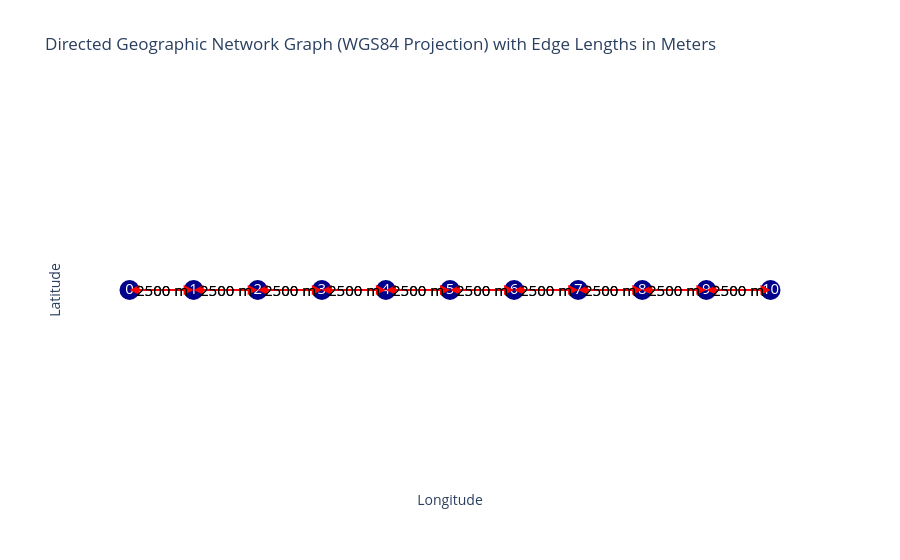

Notebook code cell kept with this figure:
### Code cell
plot_graph(graph)

### Figure 1 — Plotly figure (JSON) as saved in the notebook; plotly's stock layout.template omitted (floating-point values rounded to 4 significant figures)
{"data": [{"hoverinfo": "none", "line": {"color": "red", "width": 2}, "mode": "lines", "type": "scatter", "x": [0, 0.02246], "y": [0, 0]}, {"hoverinfo": "none", "line": {"color": "red", "width": 2}, "mode": "lines", "type": "scatter", "x": [0.02246, 0], "y": [0, 0]}, {"hoverinfo": "none", "line": {"color": "red", "width": 2}, "mode": "lines", "type": "scatter", "x": [0.02246, 0.04492], "y": [0, 0]}, {"hoverinfo": "none", "line": {"color": "red", "width": 2}, "mode": "lines", "type": "scatter", "x": [0.04492, 0.02246], "y": [0, 0]}, {"hoverinfo": "none", "line": {"color": "red", "width": 2}, "mode": "lines", "type": "scatter", "x": [0.04492, 0.06737], "y": [0, 0]}, {"hoverinfo": "none", "line": {"color": "red", "width": 2}, "mode": "lines", "type": "scatter", "x": [0.06737, 0.04492], "y": [0, 0]}, {"hoverinfo": "none", "line": {"color": "red", "width": 2}, "mode": "lines", "type": "scatter", "x": [0.06737, 0.08983], "y": [0, 0]}, {"hoverinfo": "none", "line": {"color": "red", "width": 2}, "mode": "lines", "type": "scatter", "x": [0.08983, 0.06737], "y": [0, 0]}, {"hoverinfo": "none", "line": {"color": "red", "width": 2}, "mode": "lines", "type": "scatter", "x": [0.08983, 0.1123], "y": [0, 0]}, {"hoverinfo": "none", "line": {"color": "red", "width": 2}, "mode": "lines", "type": "scatter", "x": [0.1123, 0.08983], "y": [0, 0]}, {"hoverinfo": "none", "line": {"color": "red", "width": 2}, "mode": "lines", "type": "scatter", "x": [0.1123, 0.1347], "y": [0, 0]}, {"hoverinfo": "none", "line": {"color": "red", "width": 2}, "mode": "lines", "type": "scatter", "x": [0.1347, 0.1123], "y": [0, 0]}, {"hoverinfo": "none", "line": {"color": "red", "width": 2}, "mode": "lines", "type": "scatter", "x": [0.1347, 0.1572], "y": [0, 0]}, {"hoverinfo": "none", "line": {"color": "red", "width": 2}, "mode": "lines", "type": "scatter", "x": [0.1572, 0.1347], "y": [0, 0]}, {"hoverinfo": "none", "line": {"color": "red", "width": 2}, "mode": "lines", "type": "scatter", "x": [0.1572, 0.1797], "y": [0, 0]}, {"hoverinfo": "none", "line": {"color": "red", "width": 2}, "mode": "lines", "type": "scatter", "x": [0.1797, 0.1572], "y": [0, 0]}, {"hoverinfo": "none", "line": {"color": "red", "width": 2}, "mode": "lines", "type": "scatter", "x": [0.1797, 0.2021], "y": [0, 0]}, {"hoverinfo": "none", "line": {"color": "red", "width": 2}, "mode": "lines", "type": "scatter", "x": [0.2021, 0.1797], "y": [0, 0]}, {"hoverinfo": "none", "line": {"color": "red", "width": 2}, "mode": "lines", "type": "scatter", "x": [0.2021, 0.2246], "y": [0, 0]}, {"hoverinfo": "none", "line": {"color": "red", "width": 2}, "mode": "lines", "type": "scatter", "x": [0.2246, 0.2021], "y": [0, 0]}, {"hoverinfo": "text", "marker": {"color": "darkblue", "size": 20}, "mode": "markers+text", "text": ["0", "1", "2", "3", "4", "5", "6", "7", "8", "9", "10"], "textfont": {"color": "white", "size": 15}, "textposition": "middle center", "type": "scatter", "x": [0, 0.02246, 0.04492, 0.06737, 0.08983, 0.1123, 0.1347, 0.1572, 0.1797, 0.2021, 0.2246], "y": [0, 0, 0, 0, 0, 0, 0, 0, 0, 0, 0]}], "layout": {"annotations": [{"arrowcolor": "red", "arrowhead": 2, "arrowsize": 2, "arrowwidth": 1, "ax": 0, "axref": "x", "ay": 0, "ayref": "y", "showarrow": true, "x": 0.02246, "xref": "x", "y": 0, "yref": "y"}, {"arrowcolor": "red", "arrowhead": 2, "arrowsize": 2, "arrowwidth": 1, "ax": 0.02246, "axref": "x", "ay": 0, "ayref": "y", "showarrow": true, "x": 0, "xref": "x", "y": 0, "yref": "y"}, {"arrowcolor": "red", "arrowhead": 2, "arrowsize": 2, "arrowwidth": 1, "ax": 0.02246, "axref": "x", "ay": 0, "ayref": "y", "showarrow": true, "x": 0.04492, "xref": "x", "y": 0, "yref": "y"}, {"arrowcolor": "red", "arrowhead": 2, "arrowsize": 2, "arrowwidth": 1, "ax": 0.04492, "axref": "x", "ay": 0, "ayref": "y", "showarrow": true, "x": 0.02246, "xref": "x", "y": 0, "yref": "y"}, {"arrowcolor": "red", "arrowhead": 2, "arrowsize": 2, "arrowwidth": 1, "ax": 0.04492, "axref": "x", "ay": 0, "ayref": "y", "showarrow": true, "x": 0.06737, "xref": "x", "y": 0, "yref": "y"}, {"arrowcolor": "red", "arrowhead": 2, "arrowsize": 2, "arrowwidth": 1, "ax": 0.06737, "axref": "x", "ay": 0, "ayref": "y", "showarrow": true, "x": 0.04492, "xref": "x", "y": 0, "yref": "y"}, {"arrowcolor": "red", "arrowhead": 2, "arrowsize": 2, "arrowwidth": 1, "ax": 0.06737, "axref": "x", "ay": 0, "ayref": "y", "showarrow": true, "x": 0.08983, "xref": "x", "y": 0, "yref": "y"}, {"arrowcolor": "red", "arrowhead": 2, "arrowsize": 2, "arrowwidth": 1, "ax": 0.08983, "axref": "x", "ay": 0, "ayref": "y", "showarrow": true, "x": 0.06737, "xref": "x", "y": 0, "yref": "y"}, {"arrowcolor": "red", "arrowhead": 2, "arrowsize": 2, "arrowwidth": 1, "ax": 0.08983, "axref": "x", "ay": 0, "ayref": "y", "showarrow": true, "x": 0.1123, "xref": "x", "y": 0, "yref": "y"}, {"arrowcolor": "red", "arrowhead": 2, "arrowsize": 2, "arrowwidth": 1, "ax": 0.1123, "axref": "x", "ay": 0, "ayref": "y", "showarrow": true, "x": 0.08983, "xref": "x", "y": 0, "yref": "y"}, {"arrowcolor": "red", "arrowhead": 2, "arrowsize": 2, "arrowwidth": 1, "ax": 0.1123, "axref": "x", "ay": 0, "ayref": "y", "showarrow": true, "x": 0.1347, "xref": "x", "y": 0, "yref": "y"}, {"arrowcolor": "red", "arrowhead": 2, "arrowsize": 2, "arrowwidth": 1, "ax": 0.1347, "axref": "x", "ay": 0, "ayref": "y", "showarrow": true, "x": 0.1123, "xref": "x", "y": 0, "yref": "y"}, {"arrowcolor": "red", "arrowhead": 2, "arrowsize": 2, "arrowwidth": 1, "ax": 0.1347, "axref": "x", "ay": 0, "ayref": "y", "showarrow": true, "x": 0.1572, "xref": "x", "y": 0, "yref": "y"}, {"arrowcolor": "red", "arrowhead": 2, "arrowsize": 2, "arrowwidth": 1, "ax": 0.1572, "axref": "x", "ay": 0, "ayref": "y", "showarrow": true, "x": 0.1347, "xref": "x", "y": 0, "yref": "y"}, {"arrowcolor": "red", "arrowhead": 2, "arrowsize": 2, "arrowwidth": 1, "ax": 0.1572, "axref": "x", "ay": 0, "ayref": "y", "showarrow": true, "x": 0.1797, "xref": "x", "y": 0, "yref": "y"}, {"arrowcolor": "red", "arrowhead": 2, "arrowsize": 2, "arrowwidth": 1, "ax": 0.1797, "axref": "x", "ay": 0, "ayref": "y", "showarrow": true, "x": 0.1572, "xref": "x", "y": 0, "yref": "y"}, {"arrowcolor": "red", "arrowhead": 2, "arrowsize": 2, "arrowwidth": 1, "ax": 0.1797, "axref": "x", "ay": 0, "ayref": "y", "showarrow": true, "x": 0.2021, "xref": "x", "y": 0, "yref": "y"}, {"arrowcolor": "red", "arrowhead": 2, "arrowsize": 2, "arrowwidth": 1, "ax": 0.2021, "axref": "x", "ay": 0, "ayref": "y", "showarrow": true, "x": 0.1797, "xref": "x", "y": 0, "yref": "y"}, {"arrowcolor": "red", "arrowhead": 2, "arrowsize": 2, "arrowwidth": 1, "ax": 0.2021, "axref": "x", "ay": 0, "ayref": "y", "showarrow": true, "x": 0.2246, "xref": "x", "y": 0, "yref": "y"}, {"arrowcolor": "red", "arrowhead": 2, "arrowsize": 2, "arrowwidth": 1, "ax": 0.2246, "axref": "x", "ay": 0, "ayref": "y", "showarrow": true, "x": 0.2021, "xref": "x", "y": 0, "yref": "y"}, {"font": {"color": "black", "size": 15}, "showarrow": false, "text": "2500 m", "x": 0.01123, "y": 0}, {"font": {"color": "black", "size": 15}, "showarrow": false, "text": "2500 m", "x": 0.01123, "y": 0}, {"font": {"color": "black", "size": 15}, "showarrow": false, "text": "2500 m", "x": 0.03369, "y": 0}, {"font": {"color": "black", "size": 15}, "showarrow": false, "text": "2500 m", "x": 0.03369, "y": 0}, {"font": {"color": "black", "size": 15}, "showarrow": false, "text": "2500 m", "x": 0.05614, "y": 0}, {"font": {"color": "black", "size": 15}, "showarrow": false, "text": "2500 m", "x": 0.05614, "y": 0}, {"font": {"color": "black", "size": 15}, "showarrow": false, "text": "2500 m", "x": 0.0786, "y": 0}, {"font": {"color": "black", "size": 15}, "showarrow": false, "text": "2500 m", "x": 0.0786, "y": 0}, {"font": {"color": "black", "size": 15}, "showarrow": false, "text": "2500 m", "x": 0.1011, "y": 0}, {"font": {"color": "black", "size": 15}, "showarrow": false, "text": "2500 m", "x": 0.1011, "y": 0}, {"font": {"color": "black", "size": 15}, "showarrow": false, "text": "2500 m", "x": 0.1235, "y": 0}, {"font": {"color": "black", "size": 15}, "showarrow": false, "text": "2500 m", "x": 0.1235, "y": 0}, {"font": {"color": "black", "size": 15}, "showarrow": false, "text": "2500 m", "x": 0.146, "y": 0}, {"font": {"color": "black", "size": 15}, "showarrow": false, "text": "2500 m", "x": 0.146, "y": 0}, {"font": {"color": "black", "size": 15}, "showarrow": false, "text": "2500 m", "x": 0.1684, "y": 0}, {"font": {"color": "black", "size": 15}, "showarrow": false, "text": "2500 m", "x": 0.1684, "y": 0}, {"font": {"color": "black", "size": 15}, "showarrow": false, "text": "2500 m", "x": 0.1909, "y": 0}, {"font": {"color": "black", "size": 15}, "showarrow": false, "text": "2500 m", "x": 0.1909, "y": 0}, {"font": {"color": "black", "size": 15}, "showarrow": false, "text": "2500 m", "x": 0.2133, "y": 0}, {"font": {"color": "black", "size": 15}, "showarrow": false, "text": "2500 m", "x": 0.2133, "y": 0}], "plot_bgcolor": "white", "showlegend": false, "title": {"text": "Directed Geographic Network Graph (WGS84 Projection) with Edge Lengths in Meters"}, "xaxis": {"showgrid": false, "showticklabels": false, "title": {"text": "Longitude"}, "zeroline": false}, "yaxis": {"showgrid": false, "showticklabels": false, "title": {"text": "Latitude"}, "zeroline": false}}}
